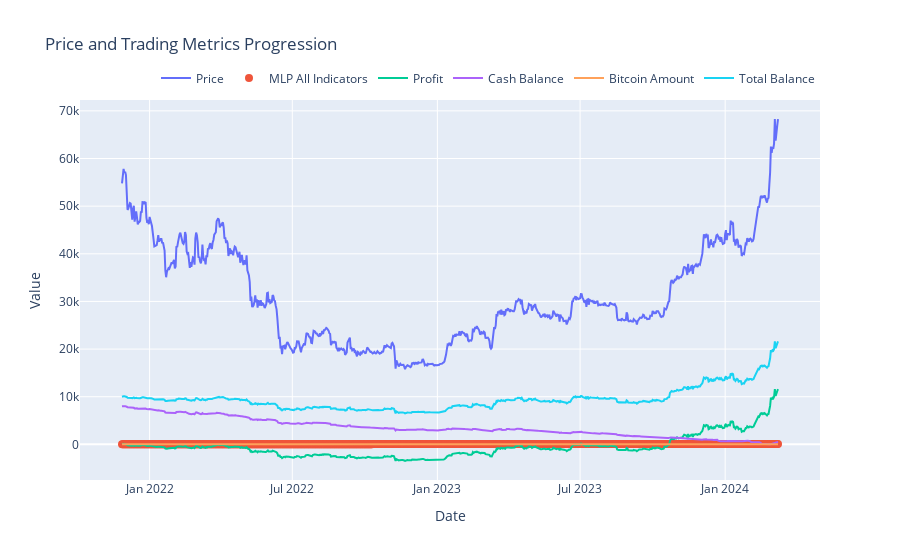

This figure's notebook cell:
### Markdown cell above
### Plot

### Code cell
plot("MLP All Indicators", prices, indicator_values, profits, cash, bitcoin, total, Dates[start_idx:])

### Figure 1 — Plotly figure (JSON) as saved in the notebook; plotly's stock layout.template omitted (floating-point values rounded to 4 significant figures; data arrays with more than 128 entries replaced by an {"elided": "..."} marker saying what was removed)
{"data": [{"mode": "lines", "name": "Price", "type": "scatter", "x": {"elided": "833 str values"}, "y": {"elided": "833 float values"}}, {"marker": {"size": 8}, "mode": "markers", "name": "MLP All Indicators", "type": "scatter", "x": {"elided": "833 str values"}, "y": {"elided": "833 float values"}}, {"mode": "lines", "name": "Profit", "type": "scatter", "x": {"elided": "833 str values"}, "y": {"elided": "833 float values"}}, {"mode": "lines", "name": "Cash Balance", "type": "scatter", "x": {"elided": "833 str values"}, "y": {"elided": "833 float values"}}, {"mode": "lines", "name": "Bitcoin Amount", "type": "scatter", "x": {"elided": "833 str values"}, "y": {"elided": "833 float values"}}, {"mode": "lines", "name": "Total Balance", "type": "scatter", "x": {"elided": "833 str values"}, "y": {"elided": "833 float values"}}], "layout": {"hovermode": "x unified", "legend": {"orientation": "h", "x": 1, "xanchor": "right", "y": 1.02, "yanchor": "bottom"}, "title": {"text": "Price and Trading Metrics Progression"}, "xaxis": {"title": {"text": "Date"}}, "yaxis": {"title": {"text": "Value"}}}}
